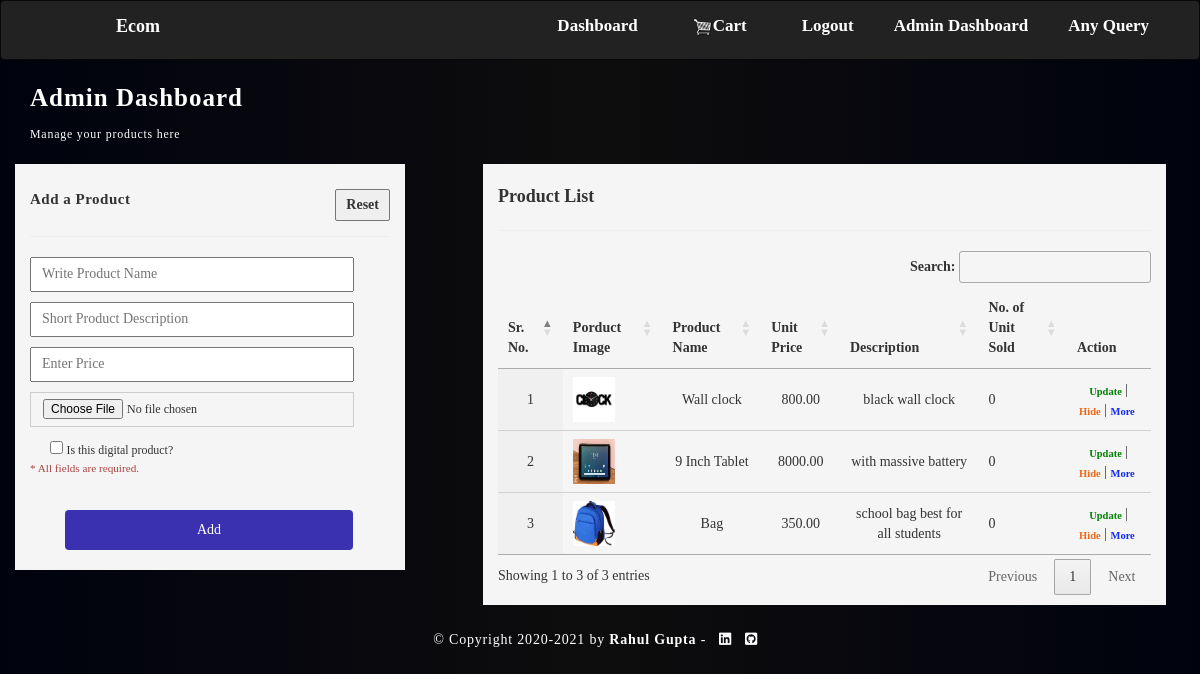
Screenshot of /admin_dashboard/ (signed in) with the database file from the repository.
### store/models.py (models this page shows, shortened)
class Product(models.Model):
	added_by = models.ForeignKey(Customer, on_delete=models.CASCADE, related_name="products") #new
	name = models.CharField(max_length=200)
	price = models.FloatField()
	digital = models.BooleanField(default=False)
	image = models.ImageField(null=True,blank=True)
	description = models.TextField(max_length=1000,null=True,blank=True)
	is_active = models.BooleanField(default=True)
	@property
	def get_image_url(self):
		try:
			return self.image.url
		except :
			return ''
	@property
	def get_total_item_sell(self):
		try:
			items = self.orderitem_set.values_list('quantity',flat=True)
			return sum(items)
		except :
			return 0

### store/views.py (the view, shortened to what this page needs)
# urls.py: path('admin_dashboard/',views.AdminDashboard.as_view(),name="admin-dashboard"),
class AdminDashboard(TemplateView):
	template_name = 'store/admin_dashboard.html'
	@authenticate_vendor
	def get(self,request):
		customer = request.user.customer
		if 'vendor' in request.GET:
			print("vendor..")
			customer.is_vendor=True
			customer.save()
		products = Product.objects.filter(added_by=customer)
		return render(request, self.template_name,{'products':products})

### store/views.py (called while the page is built, shortened)
def authenticate_vendor(view_func):
 @wraps(view_func)
 def wrapper(self,request,*args,**kwargs):
  error = {}
  try:
   if request.user.customer.is_vendor:
    print("Yes Vendor authenticated")
    return view_func(self,request,*args,**kwargs)
   return HttpResponseRedirect(reverse('store'))
  except Exception as e:
   print(str(e))
   error['error'] = 'You Are not login.Please Login'
   return render(request,'store/login.html',error)
 return wrapper

### store/templates/store/admin_dashboard.html (shortened to what this page needs)
{% extends 'store/admin_main.html' %}
{% load static %}
{% block admin_content %}
  <div class="container">
    <p class="text-left head"> Admin Dashboard </p>
    <p class="small mb-2 cw"> Manage your products here </p>
      <div style="margin-top:5px;">
        <div class="row">
          <div class="col-md-4" style="margin-top: 1%;background-color:whitesmoke;margin-right: 10px;">
            <strong>
            <p style="padding-top: 25px;"><label id="head">Add a Product </label> <button type="button" id="reset" onclick="reset_form()">Reset</button></p>
            </strong>
            <hr>
                <form method="POST" id="product-form"  data-toggle="validate" enctype='multipart/form-data' style="max-width:500px;border:1px;">
                    <input class="input-field mb1" type="text" placeholder="Write Product Name" id="name"  name="name" required>
                    <input class="input-field mb1" type="text" placeholder="Short Product Description" id="description" name="description">
                    <input class="input-field mb1" type="number" placeholder="Enter Price" id="price" step="0.1" name="price" required>
                    <input class="input-field mb1" type="file" placeholder="upload a product Image" title="Upload Product Image" id="image" name="image" >
                    <input type="checkbox"style="margin-left:20px;" id="digital" name="digital"> <small style="padding-bottom: 5px;"> Is this digital product?</small>
                    <p class="text-danger mb1" style="font-size:80%;">* All fields are required.</p>
                    <button type="submit" class="btn" id="add">Add</button>
              </form>
              <br>
          </div>
          <div class="col-md-7" style="margin-bottom: 0%;margin-top: 1%;background-color:whitesmoke;margin-right: 10px;">
            <strong><p style="padding-top: 20px;font-size:18px;">Product List </p></strong><hr>
            <table id="example" class="table row-border order-column" width="100%" style="width:auto" >
                <thead>
                  <th class="text-center">Sr. No.
                  </th>
                  <th>Porduct Image</th>
                  <th class="text-center">Product Name </th>
                  <th class="text-center">Unit Price</th>
                  <th class="text-center" >Description </th>
                  <th class="text-center" >No. of Unit Sold </th>
                  <th data-orderable="false">Action</th>
                </thead>
                <tbody>
                  {% for product in products %}
                    <tr>
                      <td class="text-center">{{forloop.counter}}</td>
                      <td class="notexport"><img class="row-image" src="{{product.get_image_url}}" alt="{{product.name}}"></td>
                      <td class="text-center">{{product.name}}</td></td>
                      <td class="text-center"> {{product.price | floatformat:2}} </td>
                      <td class="text-center">
                        {% if product.description %}
                          {{ product.description}}
                        {% endif %}
                      </td>
                      <td>{{ product.get_total_item_sell}}</td>
                      <td class="notexport text-center">
                        <span class="glyphicon update" data-val="add" data-id="{{product.id}}" data-price="{{product.price}}" data-url="{{product.get_image_url}}" title="update a product" data-name="{{product.name}}" data-desc="{{ product.description}}" data-digital="{{ product.digital}}" style="color:green;font-size:75%;font-weight:900;">Update</span>&nbsp;|
                        <span data-val="{% if product.is_active %}hide{% else %}show{% endif %}" data-id="{{product.id}}" class="glyphicon hide_show" title="hide or show a product on customer dashboard" style="color:rgba(238, 93, 9, 0.938);font-size:75%;font-weight:900;">
                          {% if product.is_active %}Hide{% else %}Show{% endif %}</span>&nbsp;|
                        <span class="glyphicon" ><a href="{% url 'product-detail' product.id %}?admin=true" style="color:rgba(3, 28, 245, 0.938);font-size:75%;font-weight:900;" data-val="add" data-id="{{product.id}}" style="color:green;font-size:75%;font-weight:900;">More</a></span>&nbsp;
                      </td>
                    </tr>
                  {% endfor %}
                </tbody>
              </table>
          </div>
        </div>
      </div>
  </div>
{% endblock admin_content %}

### store/static/css/admin.css (style rules this page uses)
body { background-image:linear-gradient(to right,rgb(0, 2, 14),#0e0d0d,rgb(0, 2, 14))!important; font-family: montserrat!important; opacity:1; }
.input-field { width: 100%; padding: 10px; outline: none; }
.btn { background-color: #3931af; color: white; padding: 15px 20px; border: none; cursor: pointer;; width: 100%; }
.mb1 { margin-right: 10px; margin-bottom: 10px; height:35px; width: 90%; }
.btn { width: 80%; height:40px; padding: 12px; margin-left: 35px; margin-top: 5px; }
.row-image { width: 42px; height:45px; }
.glyphicon { cursor: pointer !important; }
#image { border: 1px solid #ccc; display: inline-block; padding: 6px 12px; cursor: pointer; font-size: 12px; }
#reset { float:right; padding: 5px 10px; border: 1px solid rgb(118, 118, 118); border-radius: 2px; }
.col-md-7 { margin-left: 68px; }
.head { font-size: 25px; font-weight: bold; opacity:1; color:white; letter-spacing:1px; }
#head { font-size: 15px; font-weight: bolder; opacity:1; letter-spacing:.5px; }
.cw { color:white; letter-spacing:0.8px; }
.cw { color:white; }

### rows the page displays
Product: get_image_url (picture), name "Wall clock", price "800.00", description "black wall clock", get_total_item_sell "0", is_active "Hide"
Product: get_image_url (picture), name "9 Inch Tablet", price "8000.00", description "with massive battery", get_total_item_sell "0", is_active "Hide"
Product: get_image_url (picture), name "Bag", price "350.00", description "school bag best for all students", get_total_item_sell "0", is_active "Hide"
